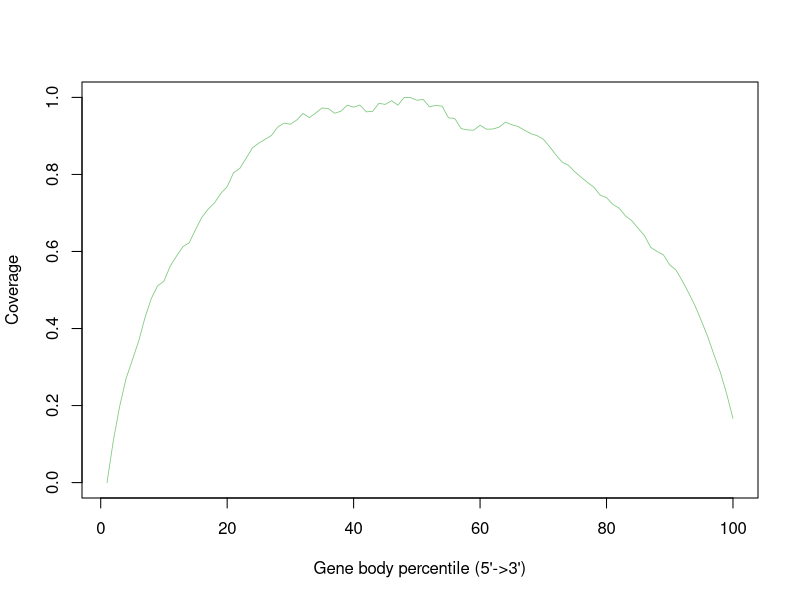

This figure's R source:
SHAM_6Hr_SRR12108300.gencode.Aligned.sortedByCoord.out <- c(0.0,0.10936777749675124,0.19797689961828843,0.26969099678176156,0.3179136977181614,0.36718443384296046,0.4281056582271489,0.47788078854109434,0.5108902630117711,0.522847457824215,0.5622323585588571,0.5882006645793179,0.612433389441736,0.6228585050744672,0.6570017762815538,0.6888876291147373,0.7100620099599683,0.7263087357584955,0.7507914773371476,0.7682156074388694,0.8042485398733055,0.8157827412879349,0.8421100829415921,0.8689854263511805,0.8813670681469982,0.8911831314302991,0.9011808929085375,0.9229556045898417,0.9333400198269071,0.9303674373577303,0.941285318495132,0.9584666998084175,0.9475866118955628,0.9593068722618082,0.9725519438799687,0.9710256790424941,0.9589187649174218,0.9642723205330589,0.9797064920038259,0.9747861048849197,0.9800611668803437,0.9624669672681604,0.9637359474616035,0.984685022545112,0.9818418091907308,0.9913598874343342,0.9798198716774668,1.0,0.9995333990354006,0.992551827593124,0.9948702965605258,0.9754620221700869,0.9795262473944479,0.9770842236544885,0.9469920954017275,0.9452579678292444,0.9190309235791928,0.9155728435331432,0.9148998334190949,0.927814941115249,0.9175293696962297,0.9178636943749146,0.9225645900743363,0.9356424993531545,0.9292423621346776,0.9244687871572809,0.9150786244429133,0.9059704573270887,0.9008625576710071,0.891485477226675,0.8721920360954366,0.8506397230047358,0.8317634609290737,0.8236437319937089,0.8065902662096593,0.79244106437349,0.779235239565436,0.7667591147082509,0.7464147312174942,0.7397980097506519,0.722243056948575,0.7123848396840486,0.6925114179145698,0.6796733502530693,0.6604235166886158,0.6411417042418533,0.6104972134764824,0.5999427287289557,0.591235751227553,0.5651264474078209,0.551603740947796,0.5231018352971274,0.492348325614794,0.4589434758719333,0.420160359558924,0.3790849388185838,0.3315468766807083,0.2864944458495772,0.23055175200667485,0.16632071330350576)


pdf("/athena/angsd/scratch/pes4008/project/QC/rseqc/SHAM_6Hr_SRR12108300.geneBodyCoverage.curves.pdf")
x=1:100
icolor = colorRampPalette(c("#7fc97f","#beaed4","#fdc086","#ffff99","#386cb0","#f0027f"))(1)
plot(x,SHAM_6Hr_SRR12108300.gencode.Aligned.sortedByCoord.out,type='l',xlab="Gene body percentile (5'->3')", ylab="Coverage",lwd=0.8,col=icolor[1])
dev.off()
